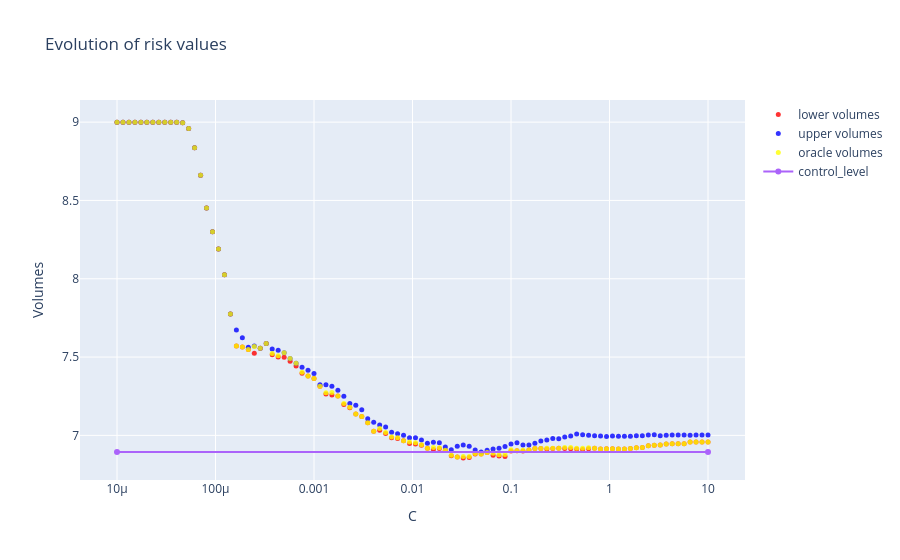

Source (notebook cell):
### Code cell
fig = go.Figure()
fig.add_trace(
    go.Scatter(
        x=regularization_grid,
        y=lower_volumes,
        name="lower volumes",
        mode="markers",  # Specify the marker mode ('markers' for scatter plot)
        marker=dict(
            size=5,  # Set the marker size
            color="red",  # Set the marker color
            opacity=0.8,  # Set the marker opacity
        ),
    )
)

fig.add_trace(
    go.Scatter(
        x=regularization_grid,
        y=upper_volumes,
        name="upper volumes",
        mode="markers",  # Specify the marker mode ('markers' for scatter plot)
        marker=dict(
            size=5,  # Set the marker size
            color="blue",  # Set the marker color
            opacity=0.8,  # Set the marker opacity
        ),
    )
)

fig.add_trace(
    go.Scatter(
        x=regularization_grid,
        y=oracle_volumes,
        name="oracle volumes",
        mode="markers",  # Specify the marker mode ('markers' for scatter plot)
        marker=dict(
            size=5,  # Set the marker size
            color="yellow",  # Set the marker color
            opacity=0.8,  # Set the marker opacity
        ),
    )
)


fig.add_trace(
    go.Scatter(
        x=[regularization_grid[0], regularization_grid[-1]],
        y=[min_upper_volumes, min_upper_volumes],
        name="control_level",
    )
)

fig.update_layout(
    title="Evolution of risk values",
    xaxis_title="C",
    yaxis_title="Volumes",
)
fig.update_xaxes(type="log")
fig.show()
